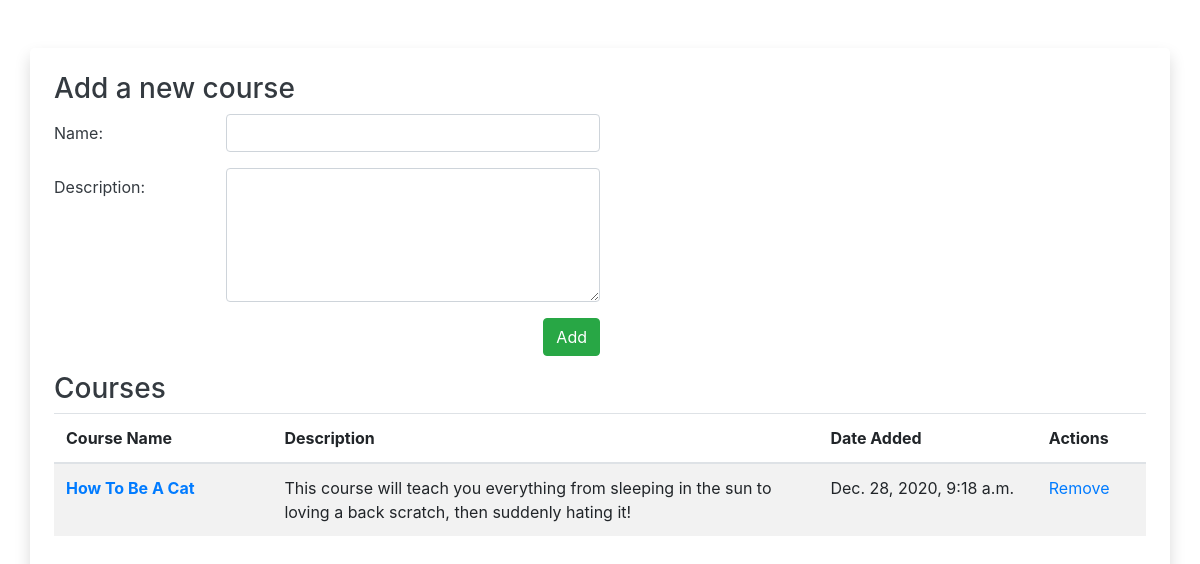
The app's page /, older data.
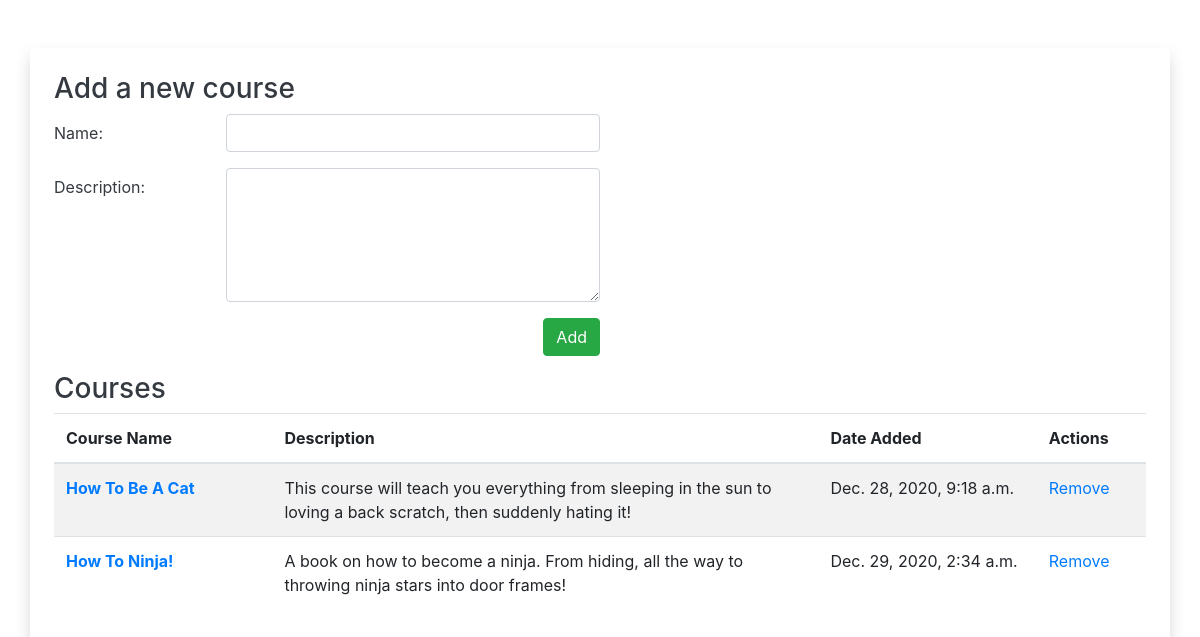
The same page, newer data.
### course_list/models.py (models this page shows)
class Courses(models.Model):
    name = models.CharField(max_length=255)
    created_at = models.DateTimeField(auto_now_add=True)
    updated_at = models.DateTimeField(auto_now=True)
    objects = basicValidation()

class Descriptions(models.Model):
    desc = models.TextField()
    course = models.OneToOneField(Courses, on_delete=models.CASCADE, related_name="course_desc")
    created_at = models.DateTimeField(auto_now_add=True)
    updated_at = models.DateTimeField(auto_now=True)
    objects = basicValidation()

### course_list/views.py (the view)
# urls.py: path('', views.home, name = 'home'),
def home(request):
    context = {
        "courses" : Courses.objects.all(),
        "descriptions" : Descriptions.objects.all(),
    }
    return render(request, 'html/home.html', context)

### course_list/templates/html/home.html (shortened to what this page needs)
{% extends "html/base.html" %}
{% block content %}
<div class="row">
    <div class="col">
        <h3>Add a new course</h3>
        <form action="{% url 'add_course' %}" method="POST">
            <div class="form-group row">
                <label for="coursename" class="col-sm-2 col-form-label">Name:</label>
                <input type="text" class="form-control col-sm-4" id="coursename" name="coursename">
            </div>
            <div class="form-group row">
                <label for="coursedesc" class="col-sm-2 col-form-label">Description:</label>
                <textarea class="form-control col-sm-4" name="coursedesc" id="coursedesc" rows="5"></textarea>
            </div>
            <div class="form-group row">
                <div class="col-6 text-right pr-0">
                    <button type="submit" class="btn btn-success">Add</button>
                </div>
            </div>
        </form>
    </div>
</div>
<div class="row">
    <div class="col">
        <h3>Courses</h3>
        <table class="table table-striped">
            <thead>
                <tr>
                    <th scope="col">Course Name</th>
                    <th scope="col">Description</th>
                    <th scope="col">Date Added</th>
                    <th scope="col">Actions</th>
                </tr>
            </thead>
            <tbody>
                {% for course in courses %}
                <tr>
                    <th scope="row" style="width: 20%"><a href="{% url 'show_course' course.id %}">{{ course.name }}</th>
                    <td style="width: 50%">{{ course.course_desc.desc }}</td>
                    <td style="width: 20%">{{ course.created_at }}</td>
                    <td style="width: 10%"><a href="{% url 'destroy_course' course.id %}">Remove</a></td>
                </tr>
                {% endfor %}
            </tbody>
        </table>
    </div>
</div>
{% endblock content %}

Row changes from the older to the newer data that the page shows:
added Courses: name "How To Ninja!", course_desc.desc "A book on how to become a ninja. From hiding, all the way to throwing ninja stars into door frames!", created_at "Dec. 29, 2020, 2:34 a.m."
